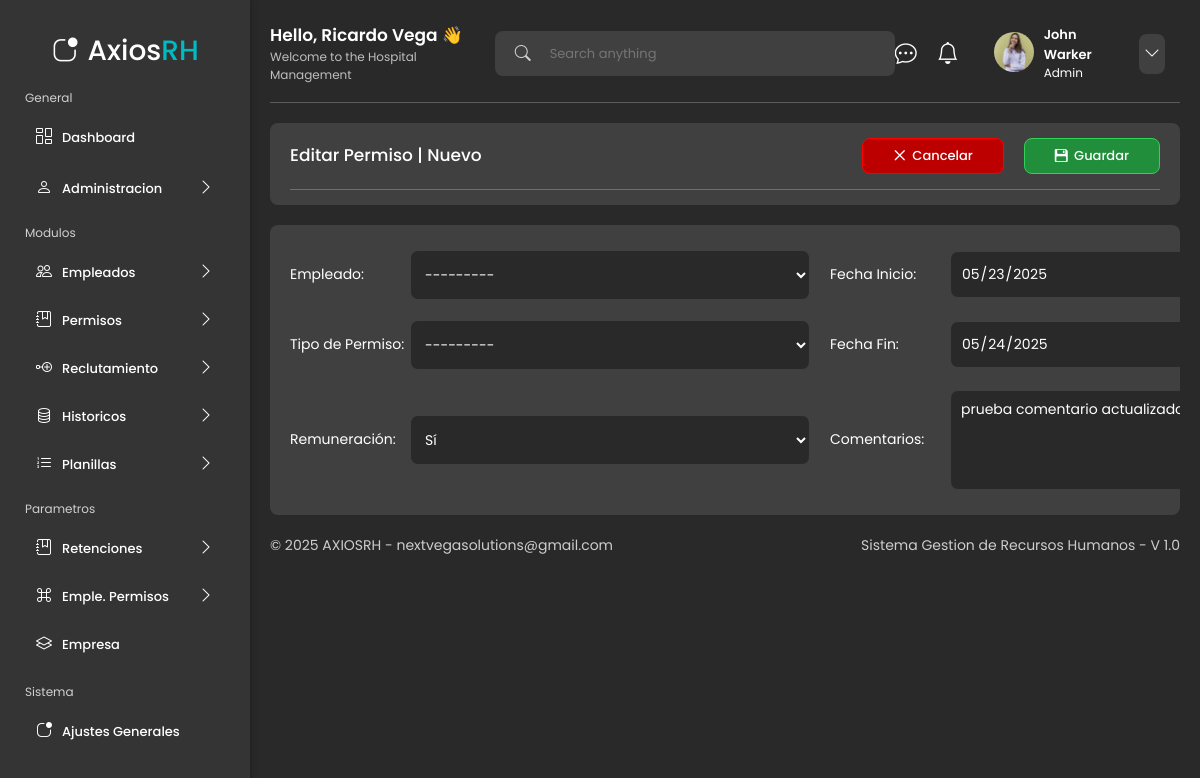
The page /permisos/permisos/editar_permisos/1/ on the database its author committed.
### app/models.py (models this page shows, shortened)
class Permisos(models.Model):
    REMUNERACION_CHOICES = [
        ('SI', 'Sí'),
        ('NO', 'No'),
    ]
    empleado = models.ForeignKey(Empleado, on_delete=models.CASCADE, related_name='permisos')
    fecha_inicio = models.DateField()
    fecha_fin = models.DateField()
    tipo_permiso = models.ForeignKey(TipoPermiso, on_delete=models.CASCADE, related_name='permisos')
    remuneracion = models.CharField(max_length=2, choices=REMUNERACION_CHOICES)
    comentarios = models.TextField(blank=True, null=True)
    class Meta:
        verbose_name = "Permisos"
        verbose_name_plural = "Permisos"

### app/views.py (the view)
# urls.py: path("permisos/permisos/editar_permisos/<int:pk>/", views.editar_permisos, name="editar_permisos"),
def editar_permisos(request, pk):
    permiso = get_object_or_404(Permisos, pk=pk)
    if request.method == 'POST':
        form = PermisosForm(request.POST, instance=permiso)
        if form.is_valid():
            form.save()
            messages.success(request, 'Permiso actualizado exitosamente.', extra_tags='update')
            return redirect('permisos')  # Cambia por la url donde listan los permisos
    else:
        form = PermisosForm(instance=permiso)
    return render(request, 'pages/permisos/forms/form_permiso.html', {
        'form': form,
        'title': 'Editar Permiso',
    })

### app/models.py (called while the page is built)
    def __str__(self):
        return self.nombre

### ui/templates/pages/permisos/forms/form_permiso.html (shortened to what this page needs)
{% extends 'layouts/dashboard_layout.html' %}
{% load static %}
{% block content %}
<main class="table__principal__datos table__principal__datos__form">
    <section class="table__principal__datos__content">
        <div class="table__left__information">
            <header class="table__left__information__header">
                <div class="table__left__information__header__title">
                    <h3 class="table__left__information__header__title-text">{{ title }} | Nuevo</h3>
                </div>
                <div class="table__left__information__header__link">
                    <a class="table__left__information__header__link-click table__left__information__header__link-click-danger" href="{% url 'permisos' %}">
                        <i class="bi bi-x-lg"></i> Cancelar
                    </a>
                    <a href="#" id="submitPermiso" class="table__left__information__header__link-click">
                        <i class="bi bi-floppy2-fill"></i> Guardar
                    </a>
                </div>
            </header>
        </div>
    </section>
    <section class="table__principal__datos__content table__principal__datos__content__from">
        <div class="table__left__information">
            <form method="POST" id="formPermiso" class="table__left__information__form__new table__left__information__form__new-grid">
                <div class="table__left__information__form__new__block">
                    <label class="table__left__information__form__new__block-label">Empleado:</label>
                    {{ form.empleado }}
                </div>
                <div class="table__left__information__form__new__block">
                    <label class="table__left__information__form__new__block-label">Fecha Inicio:</label>
                    {{ form.fecha_inicio }}
                </div>
                <div class="table__left__information__form__new__block">
                    <label class="table__left__information__form__new__block-label">Tipo de Permiso:</label>
                    {{ form.tipo_permiso }}
                </div>
                <div class="table__left__information__form__new__block">
                    <label class="table__left__information__form__new__block-label">Fecha Fin:</label>
                    {{ form.fecha_fin }}
                </div>
                <div class="table__left__information__form__new__block">
                    <label class="table__left__information__form__new__block-label">Remuneración:</label>
                    {{ form.remuneracion }}
                </div>
                <div class="table__left__information__form__new__block">
                    <label class="table__left__information__form__new__block-label">Comentarios:</label>
                    {{ form.comentarios }}
                </div>
            </form>
        </div>
    </section>
</main>
{% endblock %}

### rows shown on the page
Permisos: empleado "---------", fecha_inicio "05/23/2025", tipo_permiso "---------", fecha_fin "05/24/2025", remuneracion "Sí", comentarios "prueba comentario actualizado"

### other values the page prints
{{ title }} "Editar Permiso"
